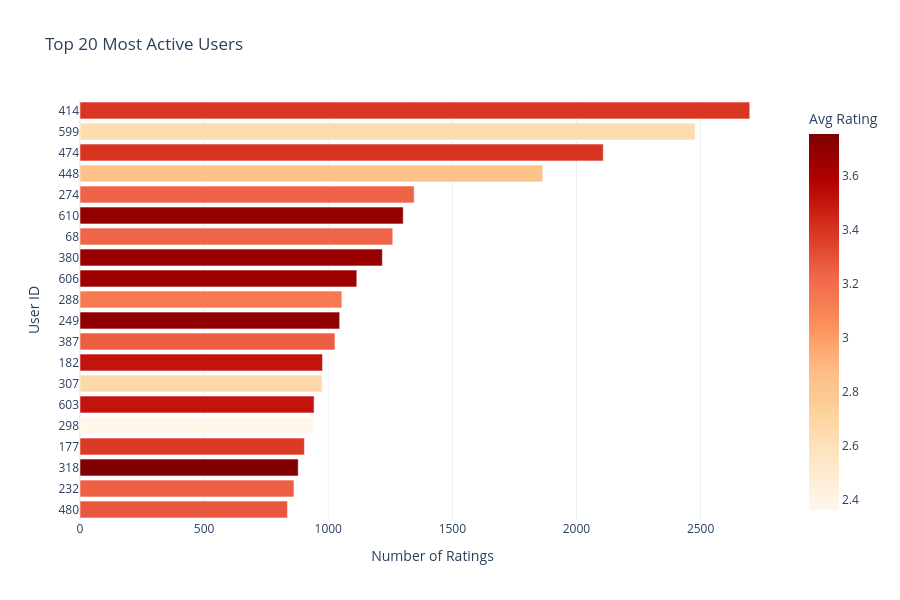
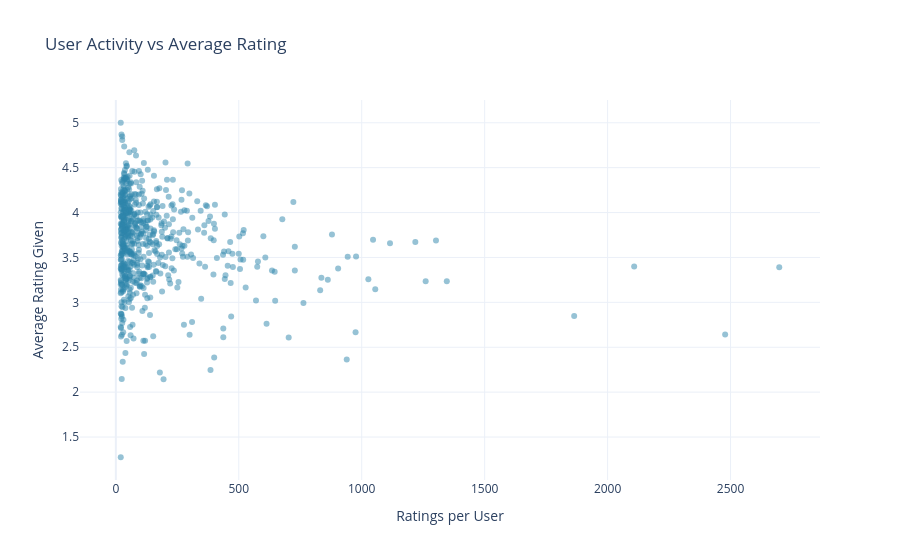

Write notebook code for charts like these, in order.
### Code cell
most_active = user_stats.nlargest(TOP_N, "n_ratings").sort_values("n_ratings")

fig = px.bar(
    most_active,
    x="n_ratings",
    y=most_active["userId"].astype(str),
    orientation="h",
    color="avg_rating",
    color_continuous_scale="OrRd",
    title=f"Top {TOP_N} Most Active Users",
    labels={"n_ratings": "Number of Ratings", "y": "User ID", "avg_rating": "Avg Rating"},
    template=PLOTLY_TEMPLATE,
    hover_data={"avg_rating": ":.2f"},
)
fig.update_layout(yaxis_title="User ID", height=600)
fig.show()

fig = px.scatter(
    user_stats,
    x="n_ratings",
    y="avg_rating",
    opacity=0.5,
    title="User Activity vs Average Rating",
    labels={"n_ratings": "Ratings per User", "avg_rating": "Average Rating Given"},
    template=PLOTLY_TEMPLATE,
    color_discrete_sequence=[COLOR_PRIMARY],
)
fig.update_traces(marker=dict(size=6))
fig.show()

### Figure 1 — Plotly figure (JSON) as saved in the notebook; plotly's stock layout.template omitted (floating-point values rounded to 4 significant figures)
{"data": [{"customdata": [[3.275], [3.251], [3.756], [3.376], [2.364], [3.508], [2.666], [3.511], [3.259], [3.696], [3.146], [3.657], [3.673], [3.234], [3.689], [3.236], [2.847], [3.399], [2.642], [3.392]], "hovertemplate": "Number of Ratings=%{x}<br>User ID=%{y}<br>Avg Rating=%{marker.color:.2f}<extra></extra>", "legendgroup": "", "marker": {"color": [3.275, 3.251, 3.756, 3.376, 2.364, 3.508, 2.666, 3.511, 3.259, 3.696, 3.146, 3.657, 3.673, 3.234, 3.689, 3.236, 2.847, 3.399, 2.642, 3.392], "coloraxis": "coloraxis", "pattern": {"shape": ""}}, "name": "", "orientation": "h", "showlegend": false, "textposition": "auto", "type": "bar", "x": [836, 862, 879, 904, 939, 943, 975, 977, 1027, 1046, 1055, 1115, 1218, 1260, 1302, 1346, 1864, 2108, 2478, 2698], "xaxis": "x", "y": ["480", "232", "318", "177", "298", "603", "307", "182", "387", "249", "288", "606", "380", "68", "610", "274", "448", "474", "599", "414"], "yaxis": "y"}], "layout": {"barmode": "relative", "coloraxis": {"autocolorscale": false, "colorbar": {"title": {"text": "Avg Rating"}}, "colorscale": [[0, "rgb(255,247,236)"], [0.125, "rgb(254,232,200)"], [0.25, "rgb(253,212,158)"], [0.375, "rgb(253,187,132)"], [0.5, "rgb(252,141,89)"], [0.625, "rgb(239,101,72)"], [0.75, "rgb(215,48,31)"], [0.875, "rgb(179,0,0)"], [1, "rgb(127,0,0)"]]}, "height": 600, "legend": {"tracegroupgap": 0}, "title": {"text": "Top 20 Most Active Users"}, "xaxis": {"anchor": "y", "domain": [0, 1], "title": {"text": "Number of Ratings"}}, "yaxis": {"anchor": "x", "domain": [0, 1], "title": {"text": "User ID"}}}}

### Figure 2 — Plotly figure (JSON) as saved in the notebook; plotly's stock layout.template omitted (floating-point values rounded to 4 significant figures; data arrays with more than 128 entries replaced by an {"elided": "..."} marker saying what was removed)
{"data": [{"hovertemplate": "Ratings per User=%{x}<br>Average Rating Given=%{y}<extra></extra>", "legendgroup": "", "marker": {"color": "#2E86AB", "opacity": 0.5, "size": 6, "symbol": "circle"}, "mode": "markers", "name": "", "orientation": "v", "showlegend": false, "type": "scatter", "x": {"elided": "610 int values"}, "xaxis": "x", "y": {"elided": "610 float values"}, "yaxis": "y"}], "layout": {"legend": {"tracegroupgap": 0}, "title": {"text": "User Activity vs Average Rating"}, "xaxis": {"anchor": "y", "domain": [0, 1], "title": {"text": "Ratings per User"}}, "yaxis": {"anchor": "x", "domain": [0, 1], "title": {"text": "Average Rating Given"}}}}
